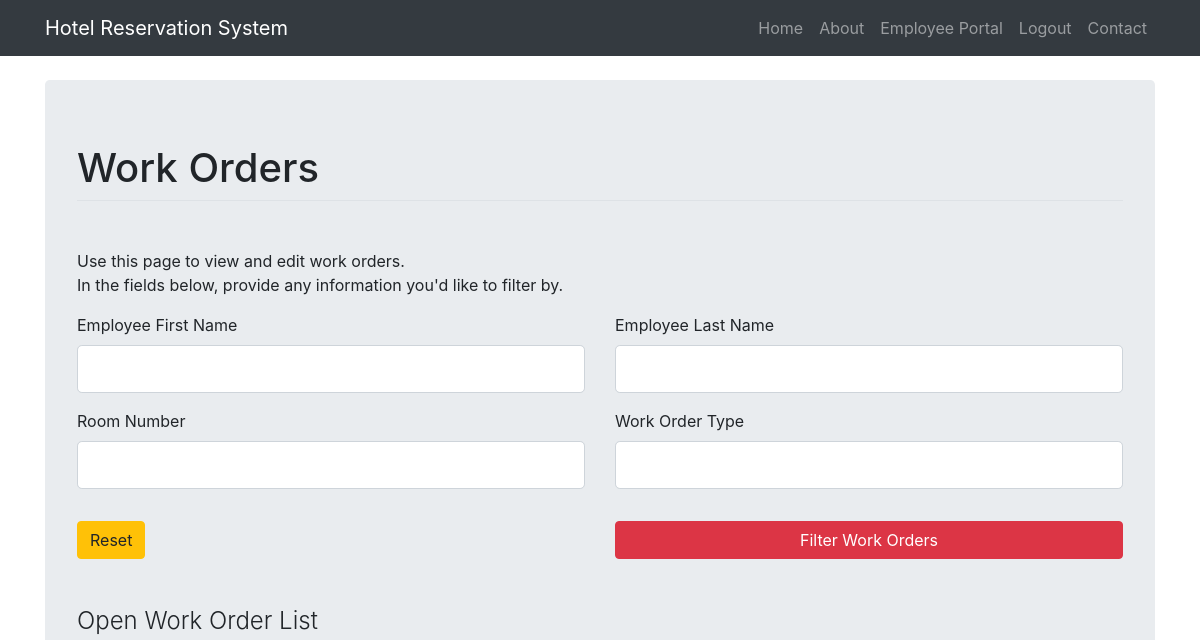
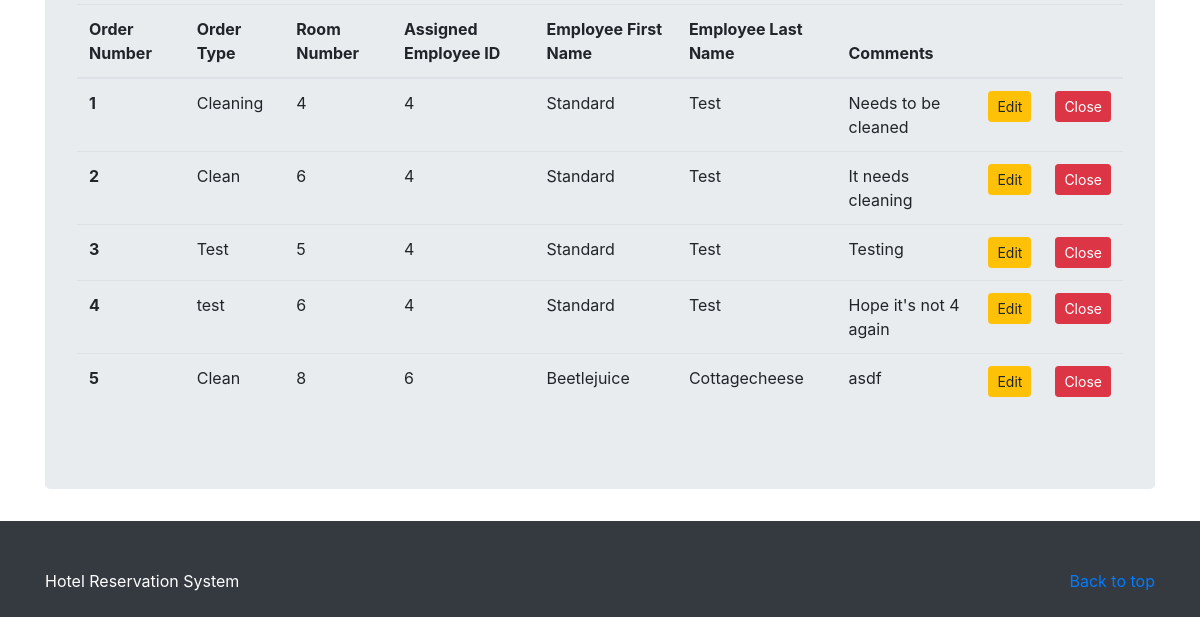
Page /view_work_orders (signed in) on the earlier database version (2 pictures, top to bottom).
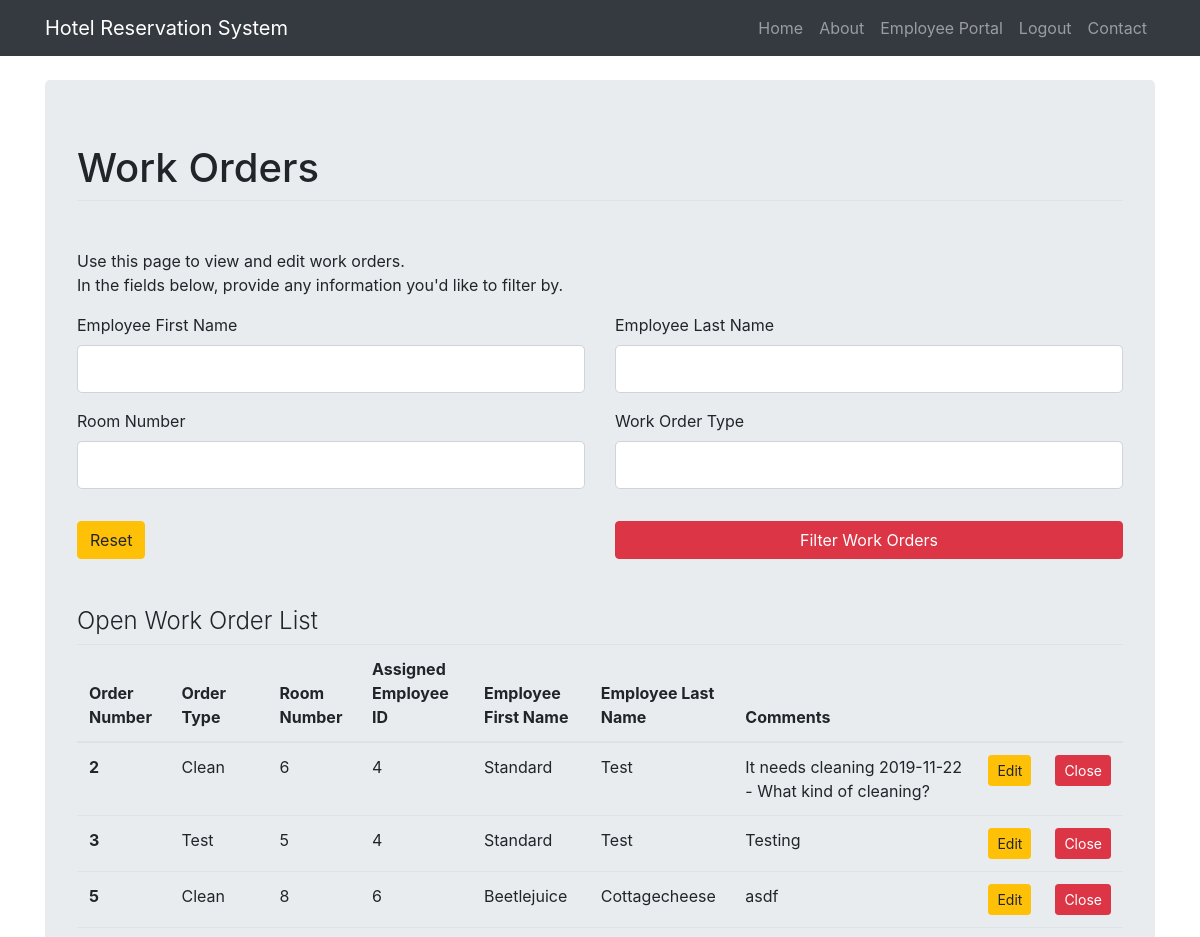
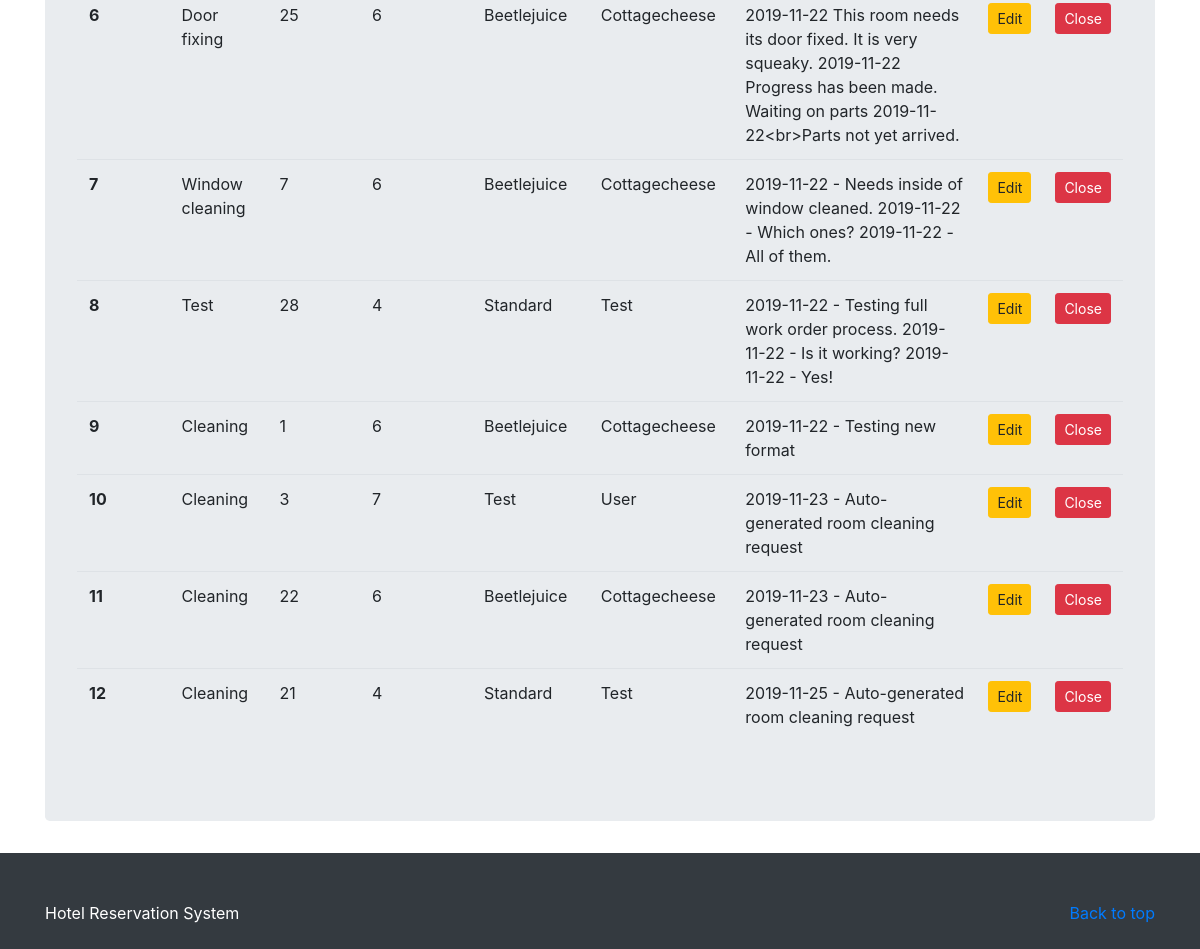
Same page on the later database version (2 pictures, top to bottom).
### hotel_system/models.py (models this page shows, shortened)
class WorkOrder(db.Model):
    order_number = db.Column(db.Integer, nullable = False, primary_key=True)
    type = db.Column(db.String(20), nullable=False)
    room_num = db.Column(db.Integer, nullable=False)
    employee_id = db.Column(db.Integer, nullable=False)
    comments = db.Column(db.Text)

class Employee(db.Model, UserMixin):
    id = db.Column(db.Integer, primary_key=True)
    first_name = db.Column(db.String(120), nullable = False)
    last_name = db.Column(db.String(120), nullable = False)
    email = db.Column(db.String(120), unique = True, nullable = False)
    password = db.Column(db.String(120), nullable = False)
    admin_flag = db.Column(db.Boolean, nullable = False)

### hotel_system/routes.py (the view, shortened to what this page needs)
@app.route('/view_work_orders', methods=['GET', 'POST'])
@login_required
def view_work_orders():
    form = ViewWorkOrderForm()
    orders = db.session.query(WorkOrder, Employee).join(Employee, WorkOrder.employee_id == Employee.id).all()
    return render_template('view_work_orders.html', title="Work Orders", form=form, work_orders=orders)

### hotel_system/forms.py
class ViewWorkOrderForm(FlaskForm):
    first_name = StringField('Employee First Name')
    last_name = StringField('Employee Last Name')
    room_num = IntegerField('Room Number', validators=[Optional()])
    type = StringField('Work Order Type', validators=[Optional()])
    submit = SubmitField('Filter Work Orders')

### hotel_system/models.py (called while the page is built)
@login_manager.user_loader
def load_employee(employee_id):
    return Employee.query.get(int(employee_id))

### hotel_system/templates/view_work_orders.html (shortened to what the changed rows need)
{% extends "layout.html" %}
{% block content %}
<body>
    <main role="main">
        <div class="container"><br>
             <div class="jumbotron center">
         		<form action="" method="POST">
         			<fieldset class="form-group">
                <legend class ="border-bottom mb-4"><h1>Work Orders</h1></legend><br>
         			</fieldset>
         		</form><br><br>
                <table class="table table-hover" id="work_orders">
                      <thead>
                        <tr>
                          <th scope="col">Order Number</th>
                          <th scope="col">Order Type</th>
                          <th scope="col">Room Number</th>
                          <th scope="col">Assigned Employee ID</th>
                          <th scope="col">Employee First Name</th>
                          <th scope="col">Employee Last Name</th>
                          <th scope="col">Comments</th>
                          <th scope="col"></th>
                          <th scope="col"></th>
                        </tr>
                      </thead>
                      <tbody>
                      {% for order in work_orders %}
                        <tr>
                          <th scope="row">{{ order[0].order_number }}</th>
                          <td>{{ order[0].type }}</td>
                          <td>{{ order[0].room_num }}</td>
                          <td>{{ order[0].employee_id }}</td>
                          <td>{{ order[1].first_name }}</td>
                          <td>{{ order[1].last_name }}</td>
                          <td>{{ order[0].comments }}</td>
                          <td><a href="{{ url_for('edit_work_order', work_order=order[0].order_number) }}" class="btn btn-sm btn-rounded btn-warning">Edit</a></td>
                          <td><a href="{{ url_for('delete_work_order', work_order=order[0].order_number) }}" class="btn btn-sm btn-rounded btn-danger">Close</a></td>
                        </tr>
                      {% endfor %}
                      </tbody>
                </table>
         	</div>
        </div>
    </main>
</body>
{% endblock %}

Differences in the rows shown:
removed WorkOrder: order_number "1", type "Cleaning", room_num "4", employee "4", first_name "Standard", last_name "Test", comments "Needs to be cleaned"
removed WorkOrder: order_number "4", type "test", room_num "6", employee "4", first_name "Standard", last_name "Test", comments "Hope it's not 4 again"
changed WorkOrder id 2: comments "It needs cleaning" → "It needs cleaning 2019-11-22 - What kind of cleaning?"
added WorkOrder: order_number "6", type "Door fixing", room_num "25", employee "6", first_name "Beetlejuice", last_name "Cottagecheese", comments "2019-11-22 This room needs its door fixed. It is very squeaky. 2019-11-22 Progress has been made. Waiting on parts 2019-11-22<br>Parts not yet arrived."
added WorkOrder: order_number "7", type "Window cleaning", room_num "7", employee "6", first_name "Beetlejuice", last_name "Cottagecheese", comments "2019-11-22 - Needs inside of window cleaned. 2019-11-22 - Which ones? 2019-11-22 - All of them."
added WorkOrder: order_number "8", type "Test", room_num "28", employee "4", first_name "Standard", last_name "Test", comments "2019-11-22 - Testing full work order process. 2019-11-22 - Is it working? 2019-11-22 - Yes!"
added WorkOrder: order_number "9", type "Cleaning", room_num "1", employee "6", first_name "Beetlejuice", last_name "Cottagecheese", comments "2019-11-22 - Testing new format"
added WorkOrder: order_number "10", type "Cleaning", room_num "3", employee "7", first_name "Test", last_name "User", comments "2019-11-23 - Auto-generated room cleaning request"
added WorkOrder: order_number "11", type "Cleaning", room_num "22", employee "6", first_name "Beetlejuice", last_name "Cottagecheese", comments "2019-11-23 - Auto-generated room cleaning request"
added WorkOrder: order_number "12", type "Cleaning", room_num "21", employee "4", first_name "Standard", last_name "Test", comments "2019-11-25 - Auto-generated room cleaning request"
